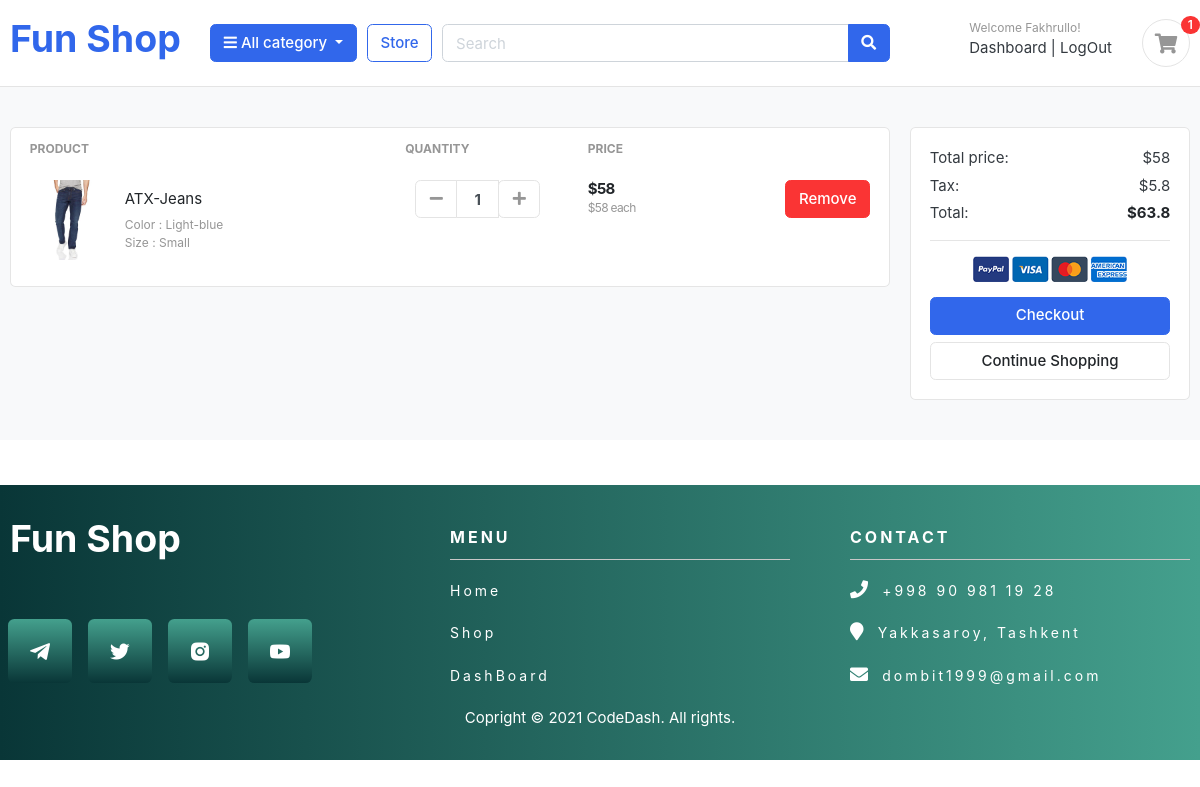
Screenshot of /cart/ (signed in) with the database file from the repository.
### accounts/models.py (models this page shows, shortened)
class Account(AbstractBaseUser):
    first_name = models.CharField(max_length=60)
    last_name = models.CharField(max_length=60)
    username = models.CharField(max_length=50, unique=True)
    email = models.EmailField(max_length=100, unique=True)
    phone_number = models.CharField(max_length=50)
    date_joined = models.DateTimeField(auto_now_add=True)
    last_login = models.DateTimeField(auto_now_add=True)
    is_admin = models.BooleanField(default=False)
    is_staff = models.BooleanField(default=False)
    is_active = models.BooleanField(default=False)
    is_superadmin = models.BooleanField(default=False)
    USERNAME_FIELD = 'email'
    REQUIRED_FIELDS = ['username', 'first_name', 'last_name']
    objects = MyAccountManager()

### carts/models.py (models this page shows, shortened)
class CartItem(models.Model):
    user = models.ForeignKey(Account, on_delete=CASCADE, null=True)
    product = models.ForeignKey(Product, on_delete=models.CASCADE)
    variations = models.ManyToManyField(Variation, blank=True)
    cart = models.ForeignKey(Cart, on_delete=CASCADE, null=True)
    quantity = models.IntegerField()
    is_active = models.BooleanField(default=True)
    def sub_total(self):
        return self.product.price * self.quantity

### store/models.py (models this page shows, shortened)
class Product(models.Model):
    product_name = models.CharField(max_length=200, unique=True)
    slug = models.SlugField(max_length=200, unique=True)
    tags = TaggableManager()
    description = models.TextField(max_length=1000, blank=True)
    price = models.IntegerField()
    images = models.ImageField(upload_to='photos/products', )
    stock = models.IntegerField()
    is_available = models.BooleanField(default=True)
    category = models.ForeignKey(Category, on_delete=models.CASCADE)
    created_date = models.DateTimeField(auto_now_add=True)
    modified_date = models.DateTimeField(auto_now=True)
    id = models.AutoField(primary_key=True)
    def get_url(self):
        return reverse('product_deatil', args=[self.category.slug, self.slug])

class Variation(models.Model):
    product = models.ForeignKey(Product, on_delete=models.CASCADE)
    variation_category = models.CharField(max_length=100, choices=variatin_catergory_choice)
    variation_value = models.CharField(max_length=100)
    is_active = models.BooleanField(default=True)
    created_at = models.DateTimeField(auto_now=True)
    objects = VariationManager()

### carts/views.py (the view)
# urls.py: path('', views.cart, name='cart'),
def cart(request, total=0, quantity=0, cart_items=None, tax=0, grand_total=0):
    try:
        if request.user.is_authenticated:
            cart_items = CartItem.objects.filter(user = request.user, is_active=True)
        else:
            cart = Cart.objects.get(cart_id=_cart_id(request))
            cart_items = CartItem.objects.filter(cart = cart, is_active=True)
        for cart_item in cart_items:
            total += (cart_item.product.price * cart_item.quantity)
            quantity += cart_item.quantity
        tax = (10 * total)/100
        grand_total = total + tax
    except ObjectDoesNotExist:
        pass
    context = {
        'total':total,
        'quantity':quantity,
        'cart_items':cart_items,
        'tax':tax,
        'grand_total':grand_total,
    }
    return render(request, 'store/cart.html', context)

### templates/store/cart.html (shortened to what this page needs)
{% extends 'index.html' %}
{% block content %}
{% load static %}
<section class="section-content padding-y bg mb-5">
    <div class="container">
{% if not cart_items %}
    <br>
    <h2 class="text-center mb-5">Your Shopping Cart is Empty!</h2>
    <br><br>
    <div class="text-center mb-5">
        <a href="{% url 'store' %}" class="btn btn-primary mb-5">Continue Shopping</a>
    </div>
{% else %}
    <div class="row">
        <aside class="col-lg-9">
    <div class="card">
    <table class="table table-borderless table-shopping-cart">
    <thead class="text-muted">
    <tr class="small text-uppercase">
      <th scope="col">Product</th>
      <th scope="col" width="120">Quantity</th>
      <th scope="col" width="120">Price</th>
      <th scope="col" class="text-right" width="200"> </th>
    </tr>
    </thead>
    <tbody>
    {% for cart_item in cart_items %}
        <tr>
            <td>
                <figure class="itemside align-items-center">
                    <div class="aside"><a href="{{ cart_item.product.get_url }}"><img src="{{ cart_item.product.images.url }}" class="img-sm"></a></div>
                    <figcaption class="info">
                        <a href="{{ cart_item.product.get_url }}" class="title text-dark">{{ cart_item.product.product_name }}</a>
                        <p class="text-muted small">
                            {% if cart_item.variations.all %}
                                {% for item in cart_item.variations.all %}
                                    {{ item.variation_category | capfirst }} : {{ item.variation_value | capfirst }} <br>
                                {% endfor %}
                            {% endif %}
                        </p>
                    </figcaption>
                </figure>
            </td>
            <td>
                            <div class="col">
                                <div class="input-group input-spinner">
                                    <div class="input-group-prepend">
                                    <a href="{% url 'remove_cart' cart_item.product.id cart_item.id %}" class="btn btn-light" type="button" id="button-plus"> <i class="fa fa-minus"></i> </a>
                                    </div>
                                    <input type="text" class="form-control"  value="{{ cart_item.quantity }}">
                                    <div class="input-group-append">
                                        <form action="{% url 'add_cart' cart_item.product.id %}" method="POST">
                                            <button class="btn btn-light" type="submit" id="button-minus"> <i class="fa fa-plus"></i> </button>
                                        </form>
                                    </div>
                                </div>
                            </div>
            </td>
            <td>
                <div class="price-wrap">
                    <var class="price">${{ cart_item.sub_total }}</var>
                    <small class="text-muted"> ${{ cart_item.product.price }} each </small>
                </div>
            </td>
            <td class="text-right">
            <a href="{% url 'remove_all' cart_item.product.id cart_item.id %}" class="btn btn-danger"> Remove</a>
            </td>
        </tr>
    {% endfor %}
    </tbody>
    </table>
    </div>
        </aside>
        <aside class="col-lg-3">
            <div class="card">
            <div class="card-body">
                <dl class="dlist-align">
                  <dt>Total price:</dt>
                  <dd class="text-right">${{ total }}</dd>
                </dl>
                <dl class="dlist-align">
                  <dt>Tax:</dt>
                  <dd class="text-right"> ${{ tax }}</dd>
                </dl>
                <dl class="dlist-align">
                  <dt>Total:</dt>
                  <dd class="text-right text-dark b"><strong>${{ grand_total }}</strong></dd>
                </dl>
                <hr>
                <p class="text-center mb-3">
                    <img src="{% static 'images/misc/payments.png' %}" height="26">
                </p>
                <a href="{% url 'checkout' %}" class="btn btn-primary btn-block"> Checkout </a>
                <a href="{% url 'store' %}" class="btn btn-light btn-block">Continue Shopping</a>
            </div>
            </div>
    </aside>
    </div>
    {% endif %}
    </div>
    </section>
{% endblock %}

### templates/index.html (shortened to what this page needs)
{% load static %}
<!DOCTYPE HTML>
<html lang="en">
<head>
<link href="{% static 'css/bootstrap.css' %}" rel="stylesheet" type="text/css"/>
<link href="{% static 'fonts/fontawesome/css/all.min.css' %}" type="text/css" rel="stylesheet">
<link href='https://unpkg.com/boxicons@2.0.7/css/boxicons.min.css' rel='stylesheet'>
<link href="{% static 'css/ui.css' %}" rel="stylesheet" type="text/css"/>
<link href="{% static 'css/custom.css' %}" rel="stylesheet" type="text/css"/>
<link href="{% static 'css/responsive.css' %}" rel="stylesheet" media="only screen and (max-width: 1200px)" />
<link href="/your-path-to-fontawesome/css/all.css" rel="stylesheet">
</head>
<body>
	<header class="section-header">
	<section class="header-main border-bottom">
		<div class="container">
	<div class="row align-items-center">
		<div class="col-lg-2 col-md-3 col-6">
			<a href="{% url 'home' %}" class="brand-wrap" >
				<h1>Fun Shop</h1>
			</a>
		</div>
		<div class="col-lg col-sm col-md col-6 flex-grow-0">
			<div class="category-wrap dropdown d-inline-block float-right">
				<button type="button" class="btn btn-primary dropdown-toggle" data-toggle="dropdown">
					<i class="fa fa-bars"></i> All category
				</button>
			</div>
		</div>
		<a href="{% url 'store' %}" class="btn btn-outline-primary">Store</a>
		<div class="col-lg  col-md-6 col-sm-12 col">
			<form action="{% url 'search' %}" class="search" method="GET">
				<div class="input-group w-100">
					<input type="text" class="form-control" style="width:60%;" placeholder="Search" name="keyword" required>
					<div class="input-group-append">
					<button class="btn btn-primary" type="submit">
						<i class="fa fa-search"></i>
					</button>
					</div>
				</div>
			</form>
		</div>
		<div class="col-lg-3 col-sm-6 col-8 order-2 order-lg-3">
					<div class="d-flex justify-content-end mb-3 mb-lg-0">
					{% if user.id is None %}
						<div class="widget-header">
							<small class="title text-muted">Welcome guest!</small>
							<div>
								<a href="{% url 'login' %}">Sign in</a> <span class="dark-transp"> | </span>
								<a href="{% url 'register' %}"> Register</a>
							</div>
						</div>
					{% else %}
						<div class="widget-header">
							<small class="title text-muted">Welcome {{ user.first_name }}!</small>
							<div>
								<a href="{% url 'dashboard' %}">Dashboard</a> <span class="dark-transp"> | </span>
								<a href="{% url 'logout' %}"> LogOut</a>
						</div>
						</div>
					{% endif %}
						<a href="{% url 'cart' %}" class="widget-header pl-3 ml-3">
							<div class="icon icon-sm rounded-circle border"><i class="fa fa-shopping-cart"></i></div>
							<span class="badge badge-pill badge-danger notify">{{ cart_count }}</span>
						</a>
					</div>
				</div>
	</div>
		</div>
	</section>
	</header>
	{% block content %}
	{% endblock %}
<footer>
	<div class="container">
	  <div class="row">
			   <div class="col-md-4 col-sm-6 col-xs-12">
					<h1 style="color: #fff !important;">Fun Shop</h1>
				<ul class="sci">
					<li><a href="https://t.me/fakha0" class="telegram" target="_blank"><i class='bx bxl-telegram'></i></a></li>
					<li><a href="https://twitter.com/fakha0" class="twitter" target="_blank"><i class='bx bxl-twitter'></i></a></li>
					<li><a href="https://www.instagram.com/fakha0/" class="instagram" target="_blank"><i class='bx bxl-instagram-alt'></i></a></li>
					<li><a href="https://www.youtube.com/channel/UC89eYzOxvAb8vmc3RU6nhuQ" class="youtube" target="_blank"><i class='bx bxl-youtube' ></i></a></li>
				  </ul>
			   </div>
			   <div class="col-md-4 col-sm-6 col-xs-12">
				   <ul class="menu">
						<span>Menu</span>
						<li>
						   <a href="{% url 'home' %}">Home</a>
						 </li>
						 <li>
							<a href="{% url 'store' %}">Shop</a>
						 </li>
						 <li>
						   <a href="{% url 'dashboard' %}">DashBoard</a>
						 </li>
					</ul>
			   </div>
			   <div class="col-md-4 col-sm-6 col-xs-12">
				 <ul class="address">
				   <span>Contact</span>
				   <li>
					  <i class="fa fa-phone" aria-hidden="true"></i>
					  <a href="tel:+998909811928" >+998 90 981 19 28</a> <br>
				   </li>
				   <li>
					  <i class="fa fa-map-marker" aria-hidden="true"></i>
					  <a href="#"> Yakkasaroy, Tashkent</a>
				   </li>
				   <li>
					  <i class="fa fa-envelope" aria-hidden="true"></i>
					  <a href="mailto:dombit1999@gmail.com" >dombit1999@gmail.com</a> <br>
				   </li>
				  </ul>
			   </div>
		   </div>
	   </div>
	   <p class="text-center" style="color: #fff;">Copright &copy; 2021 CodeDash. All rights.</p>
   </footer>
</body>
</html>

### rows the page displays
Account: first_name "Fakhrullo"
CartItem: product.images (picture), product.product_name "ATX-Jeans", quantity "1", sub_total "58", product.price "58"
Variation: variation_category "Color", variation_value "Light-blue"
Variation: variation_category "Size", variation_value "Small"

### other values shown
{{ cart_count }} "1"
{{ total }} "58"
{{ tax }} "5.8"
{{ grand_total }} "63.8"
